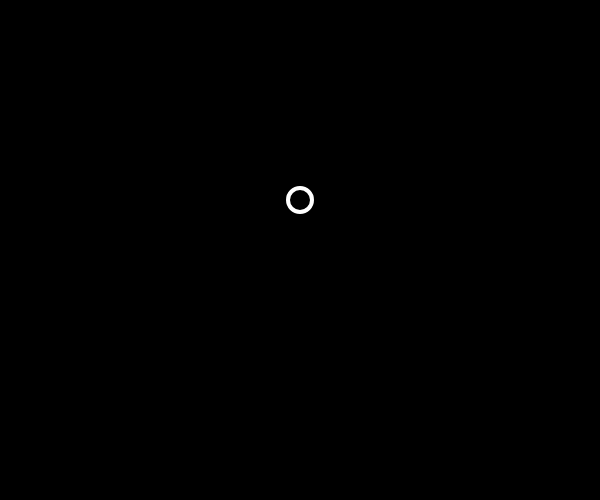
Frame 1 (no input)
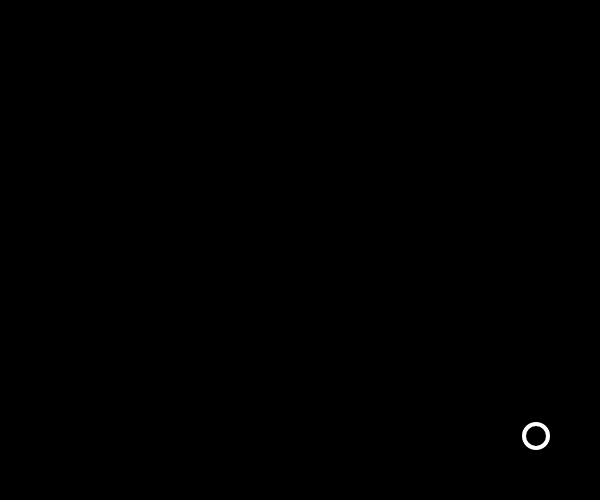
Frame 60 (no input)
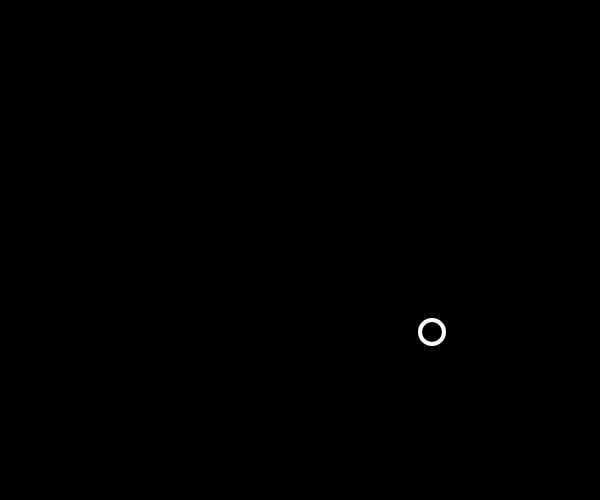
Frame 120 (the mouse pressed at the canvas centre since frame 60)

The p5.js sketch that drew these frames (run headless with seeded random() and noise() and a simulated clock; from frame 60 on, the mouse is pressed at the canvas centre):

// p5.js sketch
// ── sketch.js
var ball = {
    x: 300,
    y: 200,
    xspeed: 4,
    yspeed: -3
}

function setup() {
    createCanvas(600, 500);

}

function draw() {
    background(0);
    stroke(255);
    strokeWeight(4);
    noFill();
    ellipse(ball.x, ball.y, 24, 24);

    if (ball.x > width || ball.x < 0) {
        ball.xspeed = ball.xspeed * -1;
    }
    if (ball.y > height || ball.y < 0) {
        ball.yspeed = ball.yspeed * -1;

    }
    ball.x = ball.x + ball.xspeed;
    ball.y = ball.y + ball.xspeed;

}
// ── sketch2.js
var ball = {
    x: 300,
    y: 200,
    xspeed: 4,
    yspeed: -3
}

function setup() {
    createCanvas(600, 500);

}

function draw() {
    background(0);
    stroke(255);
    strokeWeight(4);
    noFill();
    ellipse(ball.x, ball.y, 24, 24)

    if (ball.x > width || ball.x < 0) {
        ball.xspeed = ball.xspeed * -1;
    }
    if (ball.y > height || ball.y < 0) {
        ball.yspeed = ball.yspeed * -1;

    }
    ball.x = ball.x + ball.xspeed;
    ball.y = ball.y + ball.yspeed;

}
